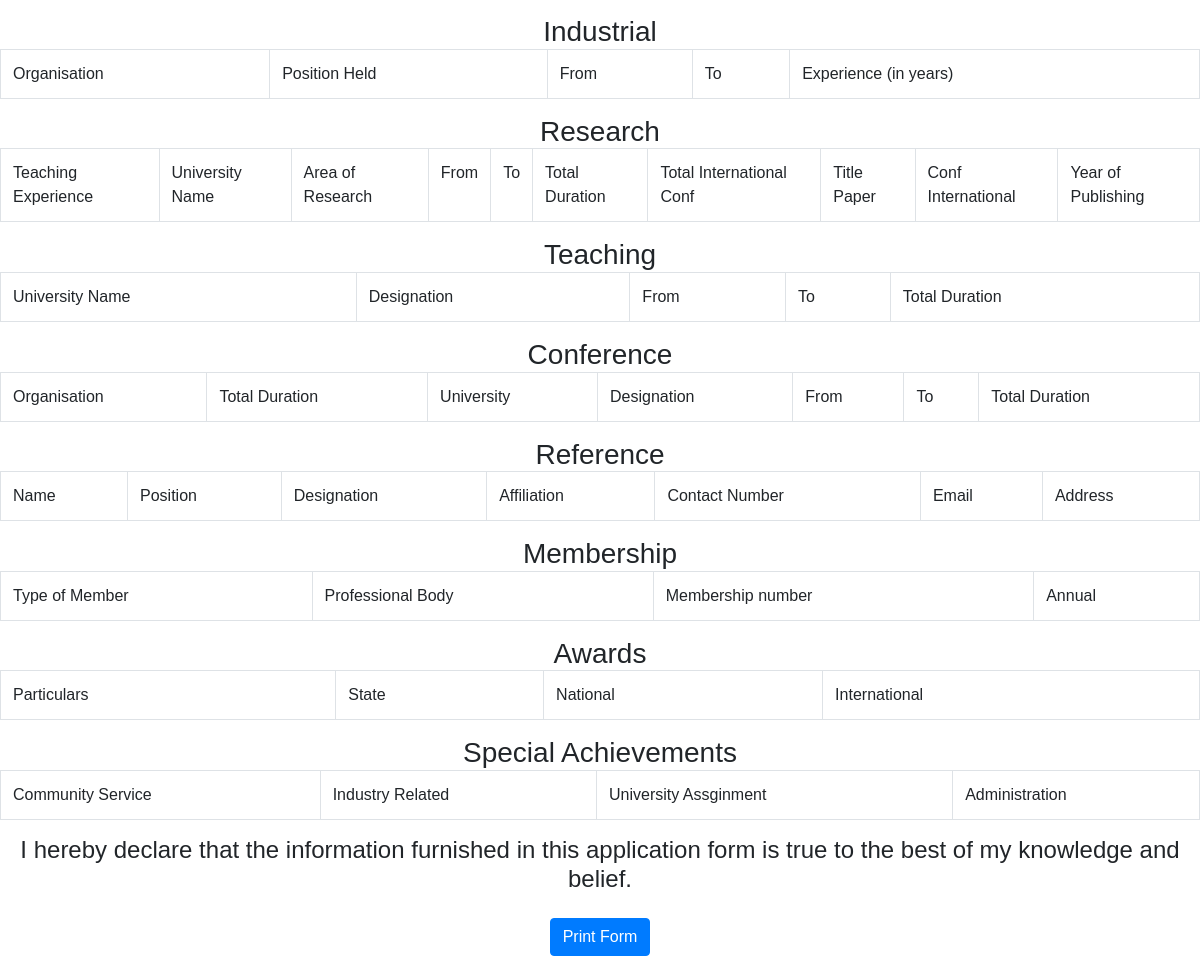
Page /print/ (signed in, lower part) on the earlier database version.
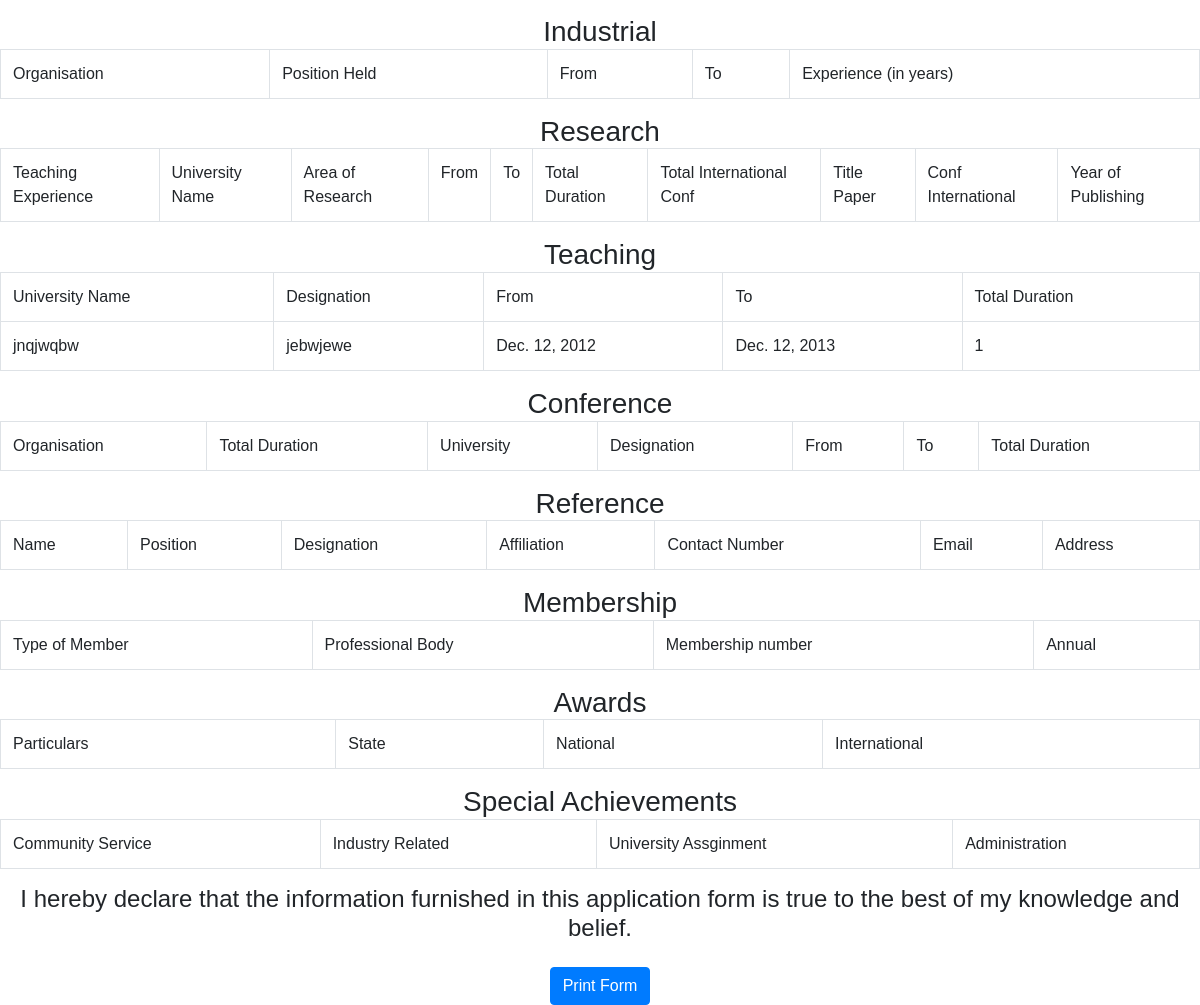
Same page on the later database version.
### main/models.py (models this page shows, shortened)
class TeachingExperience(models.Model):
	faculty = models.ForeignKey("User", on_delete=models.CASCADE)
	university_name = models.CharField(max_length=50, null=True, blank=False)
	designation = models.CharField(max_length=50, null=True, blank=False)
	from_date = models.DateField(max_length=8, null=True, blank=True)
	to_date = models.DateField(max_length=8, null=True, blank=True)
	total_duration = models.CharField("total duration", max_length=50, null=False, blank=False)

### main/views.py (the view)
# urls.py: path('print/', views.printView, name='print')
def printView(request):
	template_name='print.html'
	User = get_user_model()
	faculty = User.objects.get(username=request.user.username)
	courses = Course.objects.filter(Applicant=request.user.pk)
	documents = DocumentUpload.objects.filter(uploaded_by=request.user.pk)
	referrals = Referral.objects.filter(faculty=request.user.pk)
	awards = Awards.objects.filter(faculty=request.user.pk)
	industrial = IndustrialExperience.objects.filter(faculty=request.user.pk)
	teaching = TeachingExperience.objects.filter(faculty=request.user.pk)
	membership = Membership.objects.filter(faculty=request.user.pk)
	conference = Conference.objects.filter(faculty=request.user.pk)
	research = Research.objects.filter(faculty=request.user.pk)
	special = SpecialAchievement.objects.filter(faculty=request.user.pk)
	declaration = Declaration.objects.filter(faculty=request.user.pk)
	achievement = SpecialAchievement.objects.filter(faculty=request.user.pk)
	context = {
	"faculty" : faculty,
	"courses" : courses,
	"achievements" : achievement,
	"documents" : documents,
	"referrals" : referrals,
	"awards" : awards,
	"industrial" : industrial,
	"teaching" : teaching,
	"membership" : membership,
	"conference" : conference,
	"research" : research,
	"special" : special,
	"declaration" : declaration,
	}
	return render(request, template_name, context)

### main/templates/print.html (shortened to what this page needs)
<!DOCTYPE HTML>
{% load widget_tweaks %}
{% load static %}
<head>
	<link rel="stylesheet" href="https://cdnjs.cloudflare.com/ajax/libs/twitter-bootstrap/4.0.0-alpha.6/css/bootstrap.min.css"></script>
	<link rel="stylesheet" href="https://maxcdn.bootstrapcdn.com/font-awesome/4.7.0/css/font-awesome.min.css"></script>
	<link rel="stylesheet" type="text/css" href="{% static 'css/main.css' %}">
</head>
<body>
	<h3 style="text-align:center;">Industrial</h3>
	<table class="table table-bordered">
		<tr>
			<th>Organisation</th>
			<th>Position Held</th>
			<th>From</th>
			<th>To</th>
			<th>Experience (in years)</th>
		</tr>
	</table>
	<h3 style="text-align:center;">Research</h3>
	<table class="table table-bordered">
		<tr>
			<th>Teaching Experience</th>
			<th>University Name</th>
			<th>Area of Research</th>
			<th>From</th>
			<th>To</th>
			<th>Total Duration</th>
			<th>Total International Conf</th>
			<th>Title Paper</th>
			<th>Conf International</th>
			<th>Year of Publishing</th>
		</tr>
	</table>
	<h3 style="text-align:center;">Teaching</h3>
	<table class="table table-bordered">
		<tr>
			<th>University Name</th>
			<th>Designation</th>
			<th>From</th>
			<th>To</th>
			<th>Total Duration</th>
		</tr>
		{%for teach in teaching %}
		<tr>
			<td>{{teach.university_name}}</td>
			<td>{{teach.designation}}</td>
			<td>{{teach.from_date}}</td>
			<td>{{teach.to_date}}</td>
			<td>{{teach.total_duration}}</td>
		</tr>
	{% endfor %}
	</table>
	<h3 style="text-align:center;">Conference</h3>
	<table class="table table-bordered">
		<tr>
			<th>Organisation</th>
			<th>Total Duration</th>
			<th>University</th>
			<th>Designation</th>
			<th>From</th>
			<th>To</th>
			<th>Total Duration</th>
		</tr>
	</table>
	<h3 style="text-align:center;">Reference</h3>
	<table class="table table-bordered">
		<tr>
			<th>Name</th>
			<th>Position</th>
			<th>Designation</th>
			<th>Affiliation</th>
			<th>Contact Number</th>
			<th>Email</th>
			<th>Address</th>
		</tr>
	</table>
	<h3 style="text-align:center;">Membership</h3>
	<table class="table table-bordered">
		<tr>
			<th>Type of Member</th>
			<th>Professional Body</th>
			<th>Membership number</th>
			<th>Annual</th>
		</tr>
	</table>
	<h3 style="text-align:center;">Awards</h3>
	<table class="table table-bordered">
		<tr>
			<th>Particulars</th>
			<th>State</th>
			<th>National</th>
			<th>International</th>
		</tr>
	</table>
	<h3 style="text-align:center;">Special Achievements</h3>
	<table class="table table-bordered">
		<tr>
			<th>Community Service</th>
			<th>Industry Related</th>
			<th>University Assginment</th>
			<th>Administration</th>
		</tr>
	</table>
	<h4 style="text-align:center;">I hereby declare that the information furnished in this application form is true to the best of my knowledge and belief.</h4><br>
<center><button id="print" type="button" class="btn btn-primary">Print Form</button></center>

Differences in the rows shown:
added TeachingExperience: university_name "jnqjwqbw", designation "jebwjewe", from_date "Dec. 12, 2012", to_date "Dec. 12, 2013", total_duration "1"
